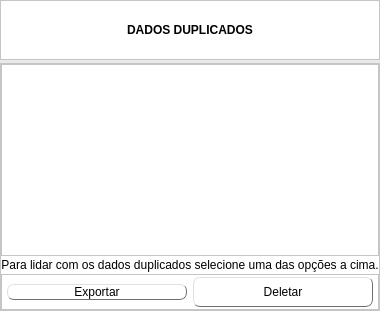
            <widget class="QWidget" name="tab_dados_duplicados">
             <property name="styleSheet">
              <string notr="true">background-color: rgba(217, 217, 217, 0.35);</string>
             </property>
             <attribute name="title">
              <string>Dados Duplicados</string>
             </attribute>
             <layout class="QGridLayout" name="gridLayout_10">
              <property name="leftMargin">
               <number>0</number>
              </property>
              <property name="topMargin">
               <number>0</number>
              </property>
              <property name="rightMargin">
               <number>0</number>
              </property>
              <property name="bottomMargin">
               <number>0</number>
              </property>
              <property name="spacing">
               <number>3</number>
              </property>
              <item row="1" column="0">
               <widget class="QFrame" name="frame_func_duplicados">
                <property name="minimumSize">
                 <size>
                  <width>0</width>
                  <height>60</height>
                 </size>
                </property>
                <property name="maximumSize">
                 <size>
                  <width>16777215</width>
                  <height>100</height>
                 </size>
                </property>
                <property name="styleSheet">
                 <string notr="true">background-color: rgb(255, 255, 255);</string>
                </property>
                <property name="frameShape">
                 <enum>QFrame::Shape::StyledPanel</enum>
                </property>
                <property name="frameShadow">
                 <enum>QFrame::Shadow::Raised</enum>
                </property>
                <layout class="QVBoxLayout" name="verticalLayout_4">
                 <property name="spacing">
                  <number>0</number>
                 </property>
                 <property name="leftMargin">
                  <number>1</number>
                 </property>
                 <property name="topMargin">
                  <number>1</number>
                 </property>
                 <property name="rightMargin">
                  <number>1</number>
                 </property>
                 <property name="bottomMargin">
                  <number>1</number>
                 </property>
                 <item>
                  <widget class="QFrame" name="frame_7">
                   <property name="frameShape">
                    <enum>QFrame::Shape::NoFrame</enum>
                   </property>
                   <property name="frameShadow">
                    <enum>QFrame::Shadow::Raised</enum>
                   </property>
                   <layout class="QVBoxLayout" name="verticalLayout_5">
                    <item>
                     <widget class="QLabel" name="label_2">
                      <property name="text">
                       <string>&lt;html&gt;&lt;head/&gt;&lt;body&gt;&lt;p align=&quot;center&quot;&gt;&lt;span style=&quot; font-weight:700;&quot;&gt;DADOS DUPLICADOS&lt;/span&gt;&lt;/p&gt;&lt;/body&gt;&lt;/html&gt;</string>
                      </property>
                     </widget>
                    </item>
                   </layout>
                  </widget>
                 </item>
                </layout>
               </widget>
              </item>
              <item row="2" column="0">
               <widget class="QFrame" name="frame_tabelas_duplicadas">
                <property name="styleSheet">
                 <string notr="true">background-color: rgb(255, 255, 255);</string>
                </property>
                <property name="frameShape">
                 <enum>QFrame::Shape::StyledPanel</enum>
                </property>
                <property name="frameShadow">
                 <enum>QFrame::Shadow::Raised</enum>
                </property>
                <layout class="QGridLayout" name="gridLayout_13">
                 <property name="leftMargin">
                  <number>0</number>
                 </property>
                 <property name="topMargin">
                  <number>0</number>
                 </property>
                 <property name="rightMargin">
                  <number>0</number>
                 </property>
                 <property name="bottomMargin">
                  <number>0</number>
                 </property>
                 <property name="spacing">
                  <number>2</number>
                 </property>
                 <item row="5" column="0">
                  <widget class="QFrame" name="frame_10">
                   <property name="minimumSize">
                    <size>
                     <width>0</width>
                     <height>35</height>
                    </size>
                   </property>
                   <property name="frameShape">
                    <enum>QFrame::Shape::StyledPanel</enum>
                   </property>
                   <property name="frameShadow">
                    <enum>QFrame::Shadow::Raised</enum>
                   </property>
                   <layout class="QGridLayout" name="gridLayout_16">
                    <property name="leftMargin">
                     <number>5</number>
                    </property>
                    <property name="topMargin">
                     <number>2</number>
                    </property>
                    <property name="rightMargin">
                     <number>5</number>
                    </property>
                    <property name="bottomMargin">
                     <number>2</number>
                    </property>
                    <item row="0" column="0" alignment="Qt::AlignmentFlag::AlignLeft">
                     <widget class="QPushButton" name="bt_exportar_duplicados">
                      <property name="minimumSize">
                       <size>
                        <width>180</width>
                        <height>0</height>
                       </size>
                      </property>
                      <property name="maximumSize">
                       <size>
                        <width>180</width>
                        <height>16777215</height>
                       </size>
                      </property>
                      <property name="styleSheet">
                       <string notr="true">QPushButton{
    border-top-left-radius: 7px;
    border-top-right-radius: 7px;
    border-bottom-left-radius: 7px;
    border-bottom-right-radius: 7px;
	border-right: 1px solid rgb(109, 109, 109);
	border-left: 1px solid rgba(217, 217, 217, 0.80);
	border-top: 1px solid rgba(217, 217, 217, 0.80);
	border-bottom: 1px solid rgb(109, 109, 109);
	font: 700 10pt &quot;Segoe UI&quot;;
}

QPushButton:hover{
	background-color: rgba(51, 221, 51, 0.25);
}</string>
                      </property>
                      <property name="text">
                       <string>Exportar</string>
                      </property>
                      <property name="icon">
                       <iconset resource="icons.qrc">
                        <normaloff>:/icons/img/save_data.png</normaloff>:/icons/img/save_data.png</iconset>
                      </property>
                      <property name="iconSize">
                       <size>
                        <width>40</width>
                        <height>40</height>
                       </size>
                      </property>
                     </widget>
                    </item>
                    <item row="0" column="1">
                     <widget class="QPushButton" name="bt_deletar_duplicados">
                      <property name="minimumSize">
                       <size>
                        <width>180</width>
                        <height>30</height>
                       </size>
                      </property>
                      <property name="maximumSize">
                       <size>
                        <width>180</width>
                        <height>16777215</height>
                       </size>
                      </property>
                      <property name="styleSheet">
                       <string notr="true">QPushButton{
	font: 700 10pt &quot;Segoe UI&quot;;
    border-top-left-radius: 7px;
    border-top-right-radius: 7px;
    border-bottom-left-radius: 7px;
    border-bottom-right-radius: 7px;
	border-right: 1px solid rgb(109, 109, 109);
	border-left: 1px solid rgba(217, 217, 217, 0.80);
	border-top: 1px solid rgba(217, 217, 217, 0.80);
	border-bottom: 1px solid rgb(109, 109, 109);
}

QPushButton:hover{
	background-color: rgba(255, 52, 52, 0.25);
	border-right: 1px solid rgb(109, 109, 109);
	border-left: 1px solid rgba(217, 217, 217, 0.80);
	border-top: 1px solid rgba(217, 217, 217, 0.80);
	border-bottom: 1px solid rgb(109, 109, 109);
}</string>
                      </property>
                      <property name="text">
                       <string>Deletar</string>
                      </property>
                      <property name="icon">
                       <iconset resource="icons.qrc">
                        <normaloff>:/icons/img/delete.png</normaloff>:/icons/img/delete.png</iconset>
                      </property>
                      <property name="iconSize">
                       <size>
                        <width>40</width>
                        <height>40</height>
                       </size>
                      </property>
                     </widget>
                    </item>
                   </layout>
                  </widget>
                 </item>
                 <item row="3" column="0">
                  <widget class="QTableWidget" name="tableWidget"/>
                 </item>
                 <item row="4" column="0">
                  <widget class="QLabel" name="label_3">
                   <property name="text">
                    <string>&lt;html&gt;&lt;head/&gt;&lt;body&gt;&lt;p align=&quot;center&quot;&gt;Para lidar com os dados duplicados selecione uma das opções a cima.&lt;/p&gt;&lt;/body&gt;&lt;/html&gt;</string>
                   </property>
                  </widget>
                 </item>
                </layout>
               </widget>
              </item>
             </layout>
            </widget>
